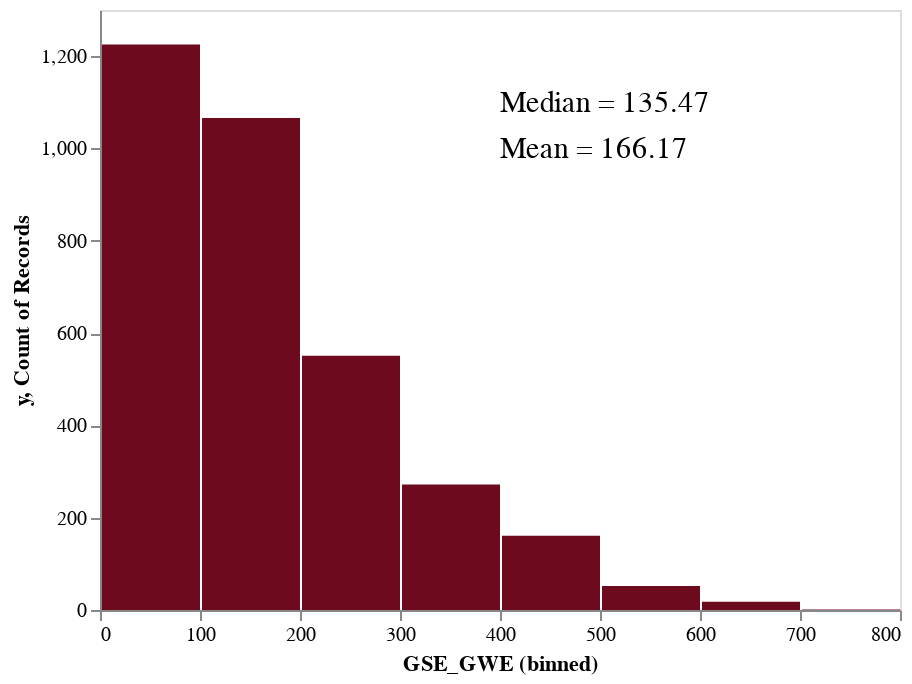

Notebook source saved alongside this figure:
### Markdown cell above
## Understand the distribution of the target

### Code cell
draw_histogram(pd.DataFrame(y_train.reset_index()), "GSE_GWE" )

### Figure 1 — Vega-Lite specification as saved in the notebook (floating-point values rounded to 4 significant figures; data arrays with more than 128 entries replaced by an {"elided": "..."} marker saying what was removed)
{"config": {"view": {"continuousWidth": 400, "continuousHeight": 300}, "axis": {"grid": false}}, "layer": [{"data": {"name": "data-94ae3e2d8636e3c5db5afe081c4b9dc0"}, "mark": {"type": "text", "align": "left", "color": "black", "fontSize": 15}, "encoding": {"text": {"field": "value", "type": "nominal"}, "y": {"field": "y", "type": "quantitative"}}}, {"data": {"name": "data-01f89861d7417acd06e1ace3b75429cc"}, "mark": {"type": "bar", "color": "#6e0a1e"}, "encoding": {"x": {"bin": true, "field": "GSE_GWE", "type": "quantitative"}, "y": {"aggregate": "count", "type": "quantitative"}}}], "$schema": "https://vega.github.io/schema/vega-lite/v4.17.0.json", "datasets": {"data-94ae3e2d8636e3c5db5afe081c4b9dc0": [{"x": 166.2, "y": 1000, "value": "Mean = 166.17"}, {"x": 135.5, "y": 1100, "value": "Median = 135.47"}], "data-01f89861d7417acd06e1ace3b75429cc": {"elided": "3346 records"}}}
